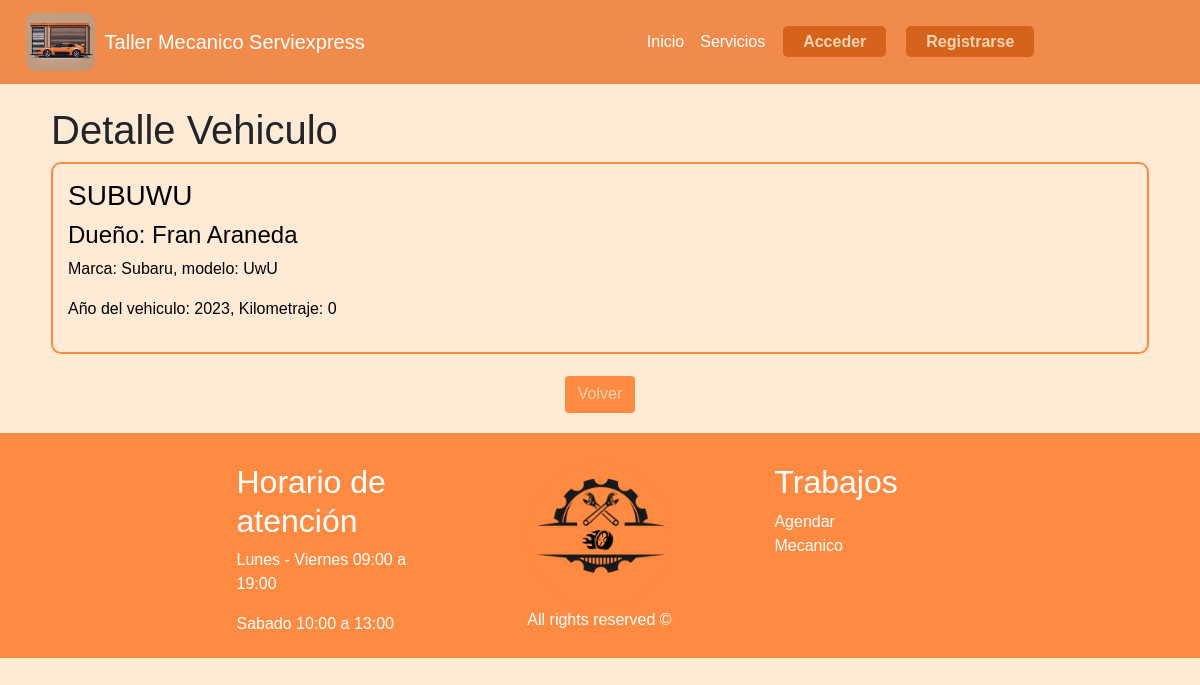
Screenshot of /vehiculo/SUBUWU/ with the database file from the repository.
### taller/models.py (models this page shows, shortened)
class Vehiculo(models.Model):
    patente = models.CharField(primary_key=True, max_length=6)
    marca = models.CharField(max_length=20)
    modelo = models.CharField(max_length=30)
    año = models.IntegerField()
    km = models.IntegerField()
    cliente = models.ForeignKey(Cliente, on_delete=models.CASCADE)

class Cliente(models.Model):
    rut_cli = models.CharField(primary_key=True, max_length=12)
    pnom_cli = models.CharField(max_length=20)
    snom_cli = models.CharField(max_length=20, blank=True)
    appaterno_cli = models.CharField(max_length=20)
    apmaterno_cli = models.CharField(max_length=20, blank=True)
    correo_cli = models.CharField(max_length=60, blank=True)
    telefono_cli = models.IntegerField(blank=True, null=True)
    def __str__(self):
        return self.pnom_cli + " " + self.appaterno_cli

### taller/views.py (the view, shortened to what this page needs)
# urls.py: path('vehiculo/<str:patente>/', views.update_vehiculo, name='update_vehiculo'),
def update_vehiculo(request, patente):
    cliente = Cliente.objects.filter(rut_cli=request.user.username).first()
    empleado = Empleado.objects.filter(rut_emp=request.user.username).first()
    rol = "Cliente" if cliente else "Empleado"
    if request.method == "GET":
        vehiculo = get_object_or_404(Vehiculo, pk=patente)
        form = VehiculoForm(instance=vehiculo)
        return render(
            request,
            "detail_vehiculo.html",
            {
                "vehiculo": vehiculo,
                "form": form,
                "cliente": cliente,
                "empleado": empleado,
                "rol": rol,
            },
        )

### taller/templates/detail_vehiculo.html (shortened to what this page needs)
{% extends 'hnf.html' %}
{% load static %}
{% block content %}
<head>
    <link rel="stylesheet" href="{% static 'css/crud.css' %}" />
</head>
<div class="container">
    <ul style="list-style: none;">
        {% if not Mensaje %}
        <h1> Detalle Vehiculo </h1>
        <li id="detalle">
            <h3>{{ vehiculo.patente }}</h3>
            <h4>Dueño: {{ vehiculo.cliente }}</h4>
            <p>Marca: {{ vehiculo.marca }}, modelo: {{ vehiculo.modelo }}</p>
            <p>Año del vehiculo: {{ vehiculo.año }}, Kilometraje: {{ vehiculo.km }}</p>
        </li>
        <ul>
            <li class="centered-button" style="margin-top: 2%;">
                <a class="btn" href="/vehiculos">
                    Volver
                </a>
            </li>
        </ul>
        {% endif %}
    </ul>
</div>
{% endblock %}

### taller/static/css/keyframes.css (style rules this page uses)
@media (max-width: 1400px) { * { max-width: 100%; padding: 0 10px; } }

### taller/static/css/style.css (style rules this page uses)
* { margin: 0%; padding: 0; box-sizing: border-box; }
body { font-family:'Gill Sans', 'Gill Sans MT', Calibri, 'Trebuchet MS', sans-serif; background-color: #ffead5; }
.btn { padding-top: 5px; text-align: center; margin-right: 10px; margin-left: 10px; background: #FF8A41; color: #f7d4b1; }

### taller/static/css/crud.css (style rules this page uses)
.container { width: 94%; }
#detalle { border: 2px solid; border-color: rgba(255, 138, 65); border-radius: 10px; padding: 15px; margin-bottom: 10px; background-color: #ffead5; color: black; }
.centered-button { display: flex; justify-content: center; align-items: center; text-align: center; }

### rows the page displays
Vehiculo: patente "SUBUWU", cliente "Fran Araneda", marca "Subaru", modelo "UwU", año "2023", km "0"
